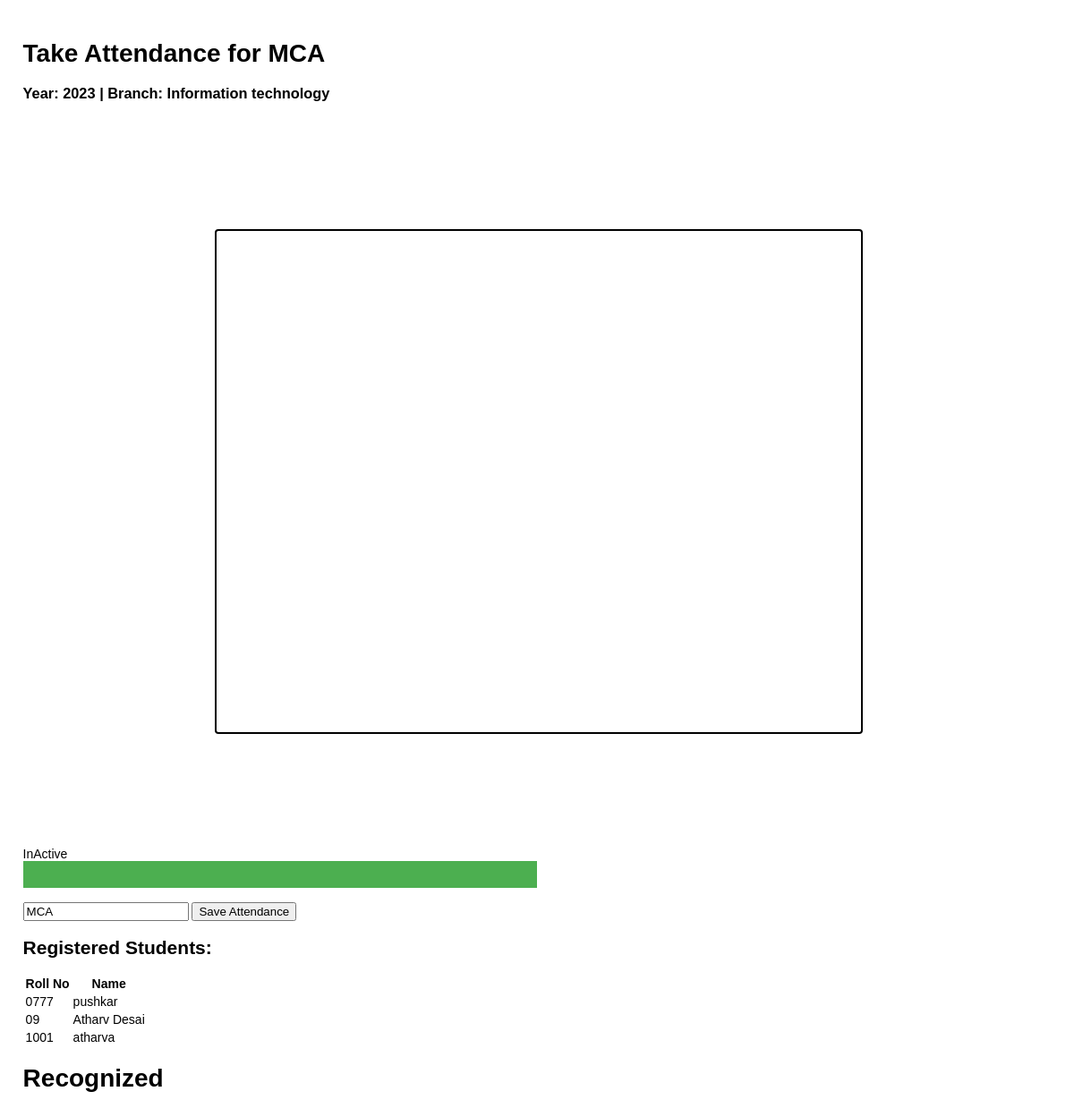
The app's page /course/1/ with its own data.
### myapp/models.py (models this page shows, shortened)
class Course(models.Model):
    course = models.CharField(max_length=100)
    year = models.CharField(max_length=50)
    branch = models.CharField(max_length=50)
    degree = models.ForeignKey(
        Degree, on_delete=models.CASCADE
    )  # Use ForeignKey for relationship
    students = models.ManyToManyField(
        Student, related_name="courses"
    )  # Use plural for clarity

class Student(models.Model):
    roll_no = models.CharField(max_length=9, null=False, blank=False, primary_key=True)
    name = models.CharField(max_length=50)
    password = models.CharField(max_length=128)  # Change to 128 for hashed passwords

### myapp/views.py (the view, shortened to what this page needs)
# urls.py: path("course/<int:course_id>/", views.take_attendance, name="take_attendance"),
def take_attendance(request, course_id):
    course = get_object_or_404(Course, id=course_id)
    students = course.students.all()
    context = {
        "course": course,
        "students": students,
    }
    return render(request, "take_attendance.html", context)

### templates/take_attendance.html (shortened to what this page needs)
{% load static %}
<!DOCTYPE html>
<html lang="en">
  <head>
    <link
      type="text/css"
      rel="stylesheet"
      href="{% static 'css/style.css' %}"
    />
  </head>
  <body>
    <div class="container p-4">
      <h1>Take Attendance for {{ course.course }}</h1>
      <h3>Year: {{ course.year }} | Branch: {{ course.branch }}</h3>
      <div id="video-frame" class="video">
        <video id="video" width="720" height="560" autoplay muted></video>
      </div>
      <div id="option" class="attend">
        <div class="p-2">
          <span id="Status">InActive</span>
          <div class="progress-bar" id="myProgressBar"></div>
        </div>
        <br />
        <div class="p-2">
          <input
            type="text"
            name="sessionname"
            id="sessionname"
            placeholder="Enter Session Name"
            value="{{course.course}}"
          />
          <button class="button is-info" id="saveAttendanceBtn">
            Save Attendance
          </button>
        </div>
        <h2>Registered Students:</h2>
        <table class="table" id="attendanc">
          <thead>
            <tr>
              <th>Roll No</th>
              <th>Name</th>
            </tr>
          </thead>
          <tbody id="">
            {% for student in students %}
            <tr>
              <td>{{ student.roll_no }}</td>
              <td>{{ student.name }}</td>
            </tr>
            {% endfor %}
          </tbody>
        </table>
        <h1>Recognized</h1>
      </div>
    </div>
  </body>
</html>

### static/css/style.css (style rules this page uses)
body { padding: 1.1rem; font: 14px "Lucida Grande", Helvetica, Arial, sans-serif; }
#video-frame { width: 99%; height: 100vh; padding: 0.5rem; border-radius: 0.25rem; display: grid; grid-template-areas: video-frame option; justify-content: center; align-items: center; }
.progress-bar { width: 0%; height: 30px; background-color: #4caf50; text-align: center; line-height: 30px; color: white; transition: width 1s ease; }
#video-frame>#video { border-radius: 0.25rem; border: 2px solid black; }

### records on screen
Course: course "MCA", year "2023", branch "Information technology", sessionname "MCA"
Student: roll_no "0777", name "pushkar"
Student: roll_no "09", name "Atharv Desai"
Student: roll_no "1001", name "atharva"
